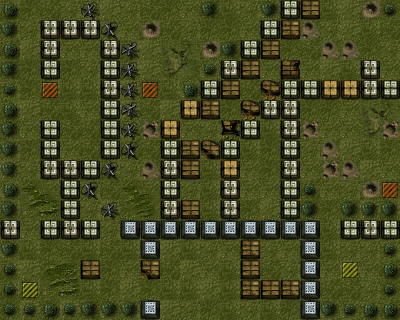

This game map was drawn from its Tiled (.tmx) file and the tilesets committed beside it. A one-line description and the full map source follow:
An orthogonal 20x16 tile map with 20x20 px tiles, 3 tile layers (Terrain_Layer, Location_Layer, Wall_Layer), 3 tilesets.

<map version="1.0" orientation="orthogonal" renderorder="left-up" width="20" height="16" tilewidth="20" tileheight="20" nextobjectid="1">
 <tileset firstgid="1" name="Terrain" tilewidth="20" tileheight="20" tilecount="106" columns="106">
  <image source="images/ground.png" width="2120" height="20" />
 </tileset>
 <tileset firstgid="107" name="Wall" tilewidth="20" tileheight="20" tilecount="25" columns="25">
  <image source="images/walls.png" width="512" height="32" />
 </tileset>
 <tileset firstgid="132" name="Location" tilewidth="20" tileheight="20" tilecount="5" columns="5">
  <image source="images/buildings.png" width="100" height="20" />
 </tileset>
 <layer name="Terrain_Layer" width="20" height="16">
  <data encoding="csv">
1,2,3,5,4,6,5,3,2,4,3,1,5,4,1,6,1,6,55,2,
5,5,4,2,3,5,4,55,3,5,2,2,4,5,6,53,5,6,1,3,
3,6,1,4,4,3,1,6,19,20,55,3,3,6,2,3,53,53,2,5,
3,2,6,2,5,1,1,6,21,22,4,6,2,4,1,4,6,1,6,4,
5,2,1,1,1,5,6,2,1,4,1,1,3,5,5,4,1,3,2,5,
1,6,3,1,4,1,6,3,6,2,3,2,5,4,6,2,2,4,19,20,
2,4,4,3,3,4,4,54,5,4,5,6,4,1,5,54,4,4,21,54,
5,2,1,4,3,2,3,3,4,5,4,1,1,2,1,5,53,6,1,2,
6,5,2,6,1,1,5,53,4,6,1,6,4,2,1,4,54,53,6,4,
4,15,16,3,5,3,15,16,1,5,1,3,4,4,5,3,4,5,55,2,
1,9,10,6,5,6,17,18,1,5,1,3,2,6,1,2,2,2,6,1,
6,4,2,1,2,5,3,6,2,4,6,1,2,1,6,4,1,1,5,2,
4,1,2,3,1,3,1,4,6,1,5,4,5,5,4,5,1,5,5,5,
1,6,7,8,5,2,4,2,3,6,4,1,2,3,5,6,4,6,4,3,
1,1,9,10,1,2,6,2,1,1,6,1,1,1,3,6,3,3,5,2,
2,6,2,6,3,4,5,5,6,5,2,1,5,1,2,2,4,4,5,3
</data>
 </layer>
 <layer name="Location_Layer" width="20" height="16">
  <data encoding="csv">
0,0,0,0,0,0,0,0,0,0,0,0,0,0,0,0,0,0,0,0,
0,0,0,0,0,0,0,0,0,0,0,0,0,0,0,0,0,0,0,0,
0,0,0,0,0,0,0,0,0,0,0,0,0,0,0,0,0,0,0,0,
0,0,0,0,0,0,0,0,0,0,0,0,0,0,0,0,0,0,0,0,
0,0,133,0,0,0,0,133,0,0,0,0,0,0,0,0,0,0,0,0,
0,0,0,0,0,0,0,0,0,0,0,0,0,0,0,0,0,0,0,0,
0,0,0,0,0,0,0,0,0,0,0,0,0,0,0,0,0,0,0,0,
0,0,0,0,0,0,0,0,0,0,0,0,0,0,0,0,0,0,0,0,
0,0,0,0,0,0,0,0,0,0,0,0,0,0,0,0,0,0,0,0,
0,0,0,0,0,0,0,0,0,0,0,0,0,0,0,0,0,0,0,133,
0,0,0,0,0,0,0,0,0,0,0,0,0,0,0,0,0,0,0,0,
0,0,0,0,0,0,0,0,0,0,0,0,0,0,0,0,0,0,0,0,
0,0,0,0,0,0,0,0,0,0,0,0,0,0,0,0,0,0,0,0,
0,0,0,0,0,0,0,0,0,0,0,0,0,0,0,0,0,132,0,0,
0,132,0,0,0,0,0,0,0,0,0,0,0,0,0,0,0,0,0,0,
0,0,0,0,0,0,0,0,0,0,0,0,0,0,0,0,0,0,0,0
</data>
 </layer>
 <layer name="Wall_Layer" width="20" height="16">
  <data encoding="csv">
122,0,0,0,127,0,0,0,0,0,124,0,0,124,115,107,0,0,0,123,
124,0,116,116,116,125,0,0,0,0,0,0,0,115,108,0,0,0,0,0,
122,0,116,0,0,116,126,0,0,0,0,124,115,107,0,0,0,0,0,0,
124,0,115,0,0,115,127,0,0,0,123,116,107,0,109,0,0,0,116,0,
123,0,0,0,0,116,127,0,0,122,115,107,0,114,115,115,117,117,116,115,
122,0,0,0,0,115,126,0,0,117,108,0,114,116,116,0,0,0,0,0,
124,0,115,0,0,115,127,0,117,0,0,113,115,0,116,0,0,0,0,0,
124,0,115,0,0,115,125,0,115,108,112,115,0,0,115,0,0,0,0,0,
124,0,116,116,115,125,0,0,116,107,0,117,0,0,116,0,0,0,0,0,
122,0,0,115,125,0,0,0,115,0,0,116,0,0,115,123,0,0,0,0,
124,0,0,115,0,127,0,0,116,107,0,116,0,0,115,124,0,124,124,124,
116,0,115,116,115,0,118,118,118,118,118,118,118,118,118,118,0,115,116,115,
124,0,0,0,0,0,0,118,0,0,0,0,108,0,0,118,0,0,0,123,
123,0,0,0,107,0,0,110,0,0,0,0,107,0,0,118,0,0,0,122,
123,0,0,0,0,0,0,0,0,0,0,0,108,107,108,118,0,0,0,123,
123,123,122,123,124,124,124,118,0,0,0,0,0,0,0,118,124,123,122,122
</data>
 </layer>
</map>